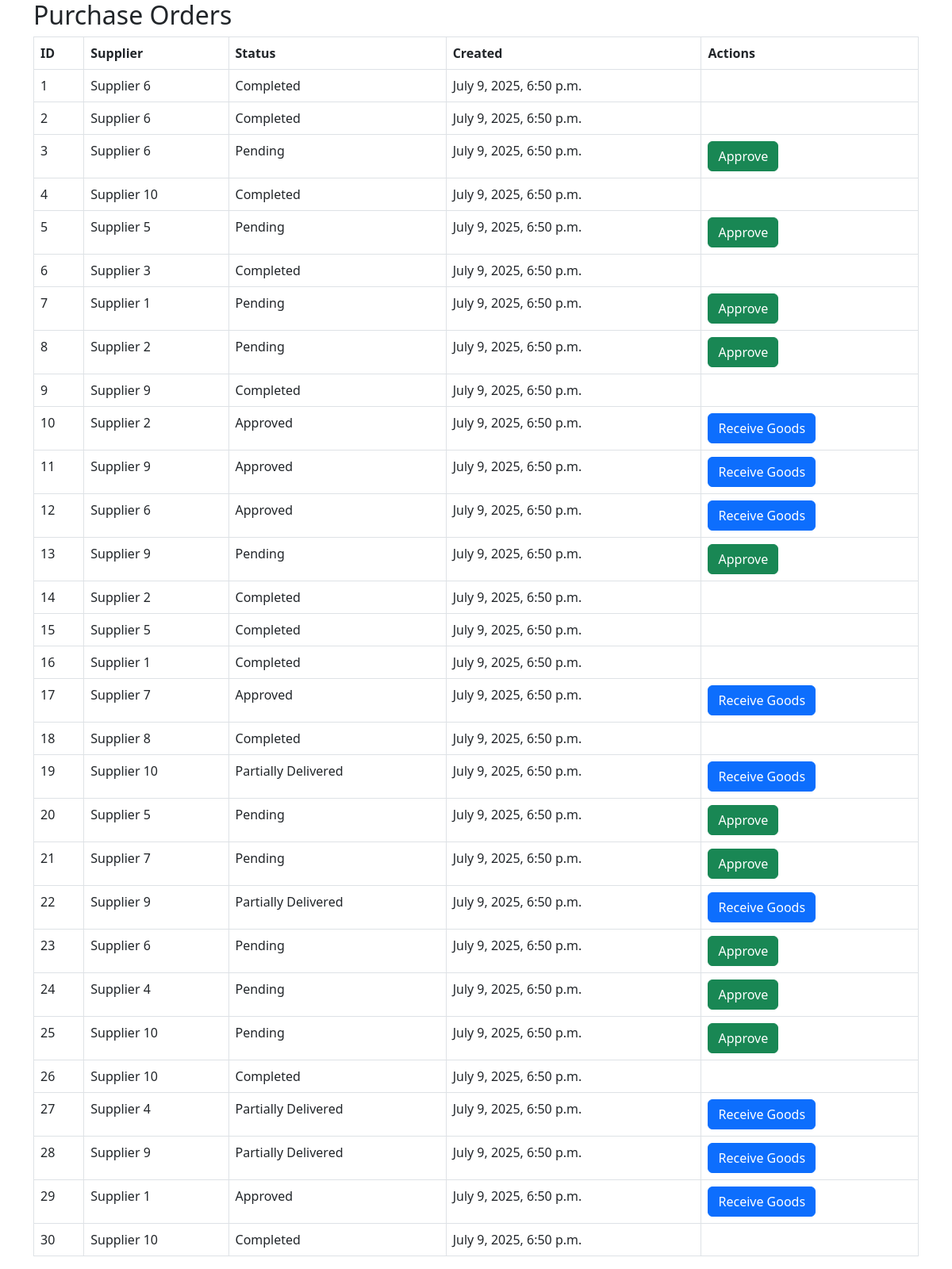
Before: /purchase-orders/ with the older database file.
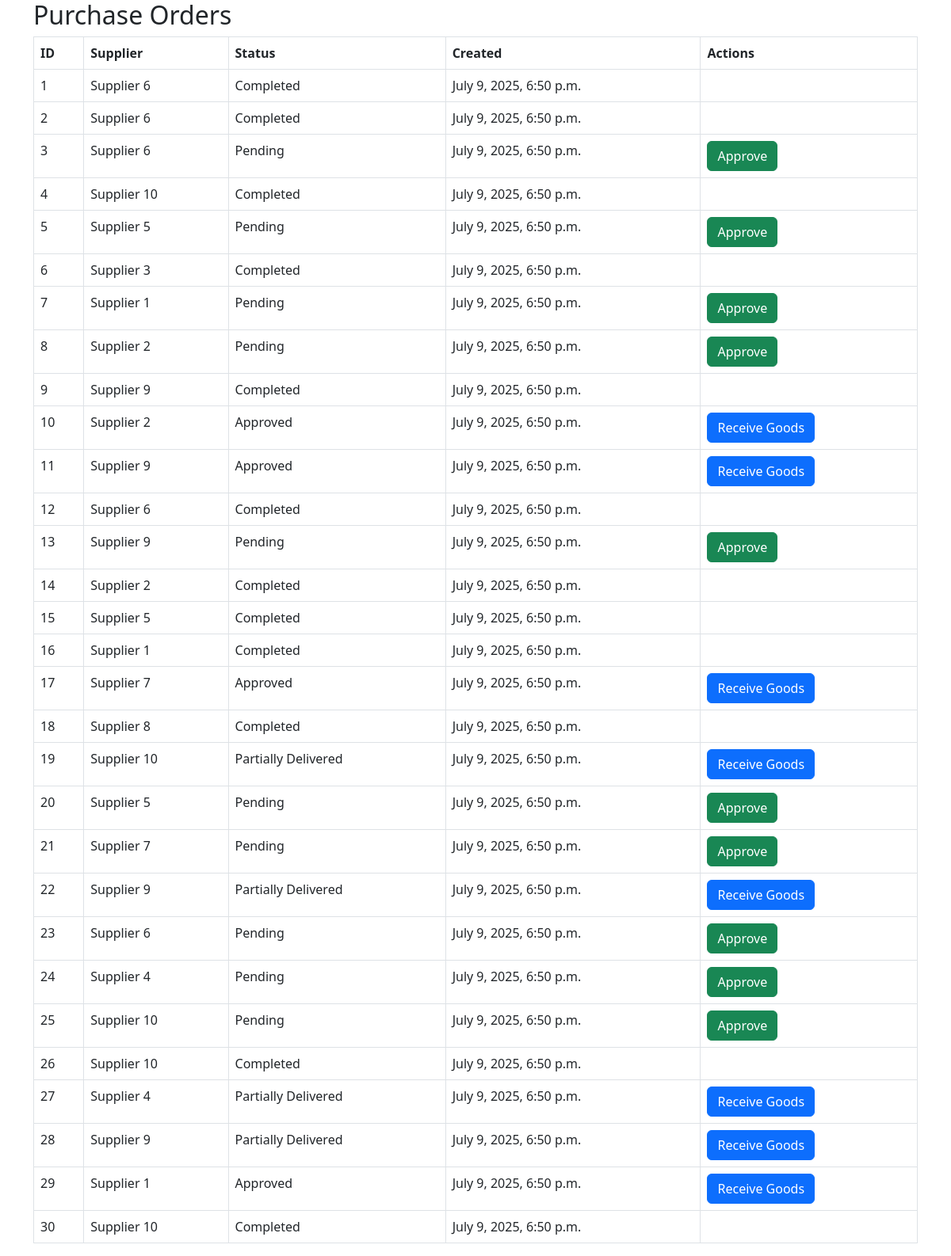
After: the same page with the newer database file.
### inventory/models.py (models this page shows, shortened)
class PurchaseOrder(models.Model):
    STATUS_CHOICES = [
        ('Pending', 'Pending'),
        ('Approved', 'Approved'),
        ('Partially Delivered', 'Partially Delivered'),
        ('Completed', 'Completed'),
    ]
    supplier = models.ForeignKey(Supplier, on_delete=models.CASCADE)
    created_by = models.ForeignKey(User, on_delete=models.SET_NULL, null=True)
    status = models.CharField(max_length=20, choices=STATUS_CHOICES, default='Pending')
    created_at = models.DateTimeField(auto_now_add=True)
    approved_at = models.DateTimeField(null=True, blank=True)

class Supplier(models.Model):
    name = models.CharField(max_length=255)
    contact_email = models.EmailField()
    phone = models.CharField(max_length=20, blank=True)
    address = models.TextField(blank=True)

### inventory/views.py (the view)
# urls.py: path('purchase-orders/', purchase_order_list, name='po_list'),
def purchase_order_list(request):
    pos = PurchaseOrder.objects.all().select_related('supplier')
    return render(request, 'inventory/po_list.html', {'purchase_orders': pos})

### inventory/templates/inventory/po_list.html (shortened to what this page needs)
{% load static %}
<!DOCTYPE html>
<html>
<head>
  <link rel="stylesheet" href="https://cdn.jsdelivr.net/npm/bootstrap@5.3.0/dist/css/bootstrap.min.css">
</head>
<body>
<div class="container">
  <h2>Purchase Orders</h2>
  <table class="table table-bordered">
    <thead>
      <tr>
        <th>ID</th>
        <th>Supplier</th>
        <th>Status</th>
        <th>Created</th>
        <th>Actions</th>
      </tr>
    </thead>
    <tbody>
      {% for po in purchase_orders %}
      <tr>
        <td>{{ po.id }}</td>
        <td>{{ po.supplier.name }}</td>
        <td>{{ po.status }}</td>
        <td>{{ po.created_at }}</td>
        <td>
          {% if po.status == 'Pending' %}
          <button class="btn btn-success approve-btn" data-id="{{ po.id }}">Approve</button>
          {% endif %}
          {% if po.status == 'Approved' or po.status == 'Partially Delivered' %}
          <button class="btn btn-primary receive-btn" data-id="{{ po.id }}">Receive Goods</button>
          {% endif %}
        </td>
      </tr>
      {% endfor %}
    </tbody>
  </table>
</div>
</body>
</html>

Changed rows visible on the page:
changed PurchaseOrder id 12: status "Approved" → "Completed"; no longer shows "Receive Goods"
